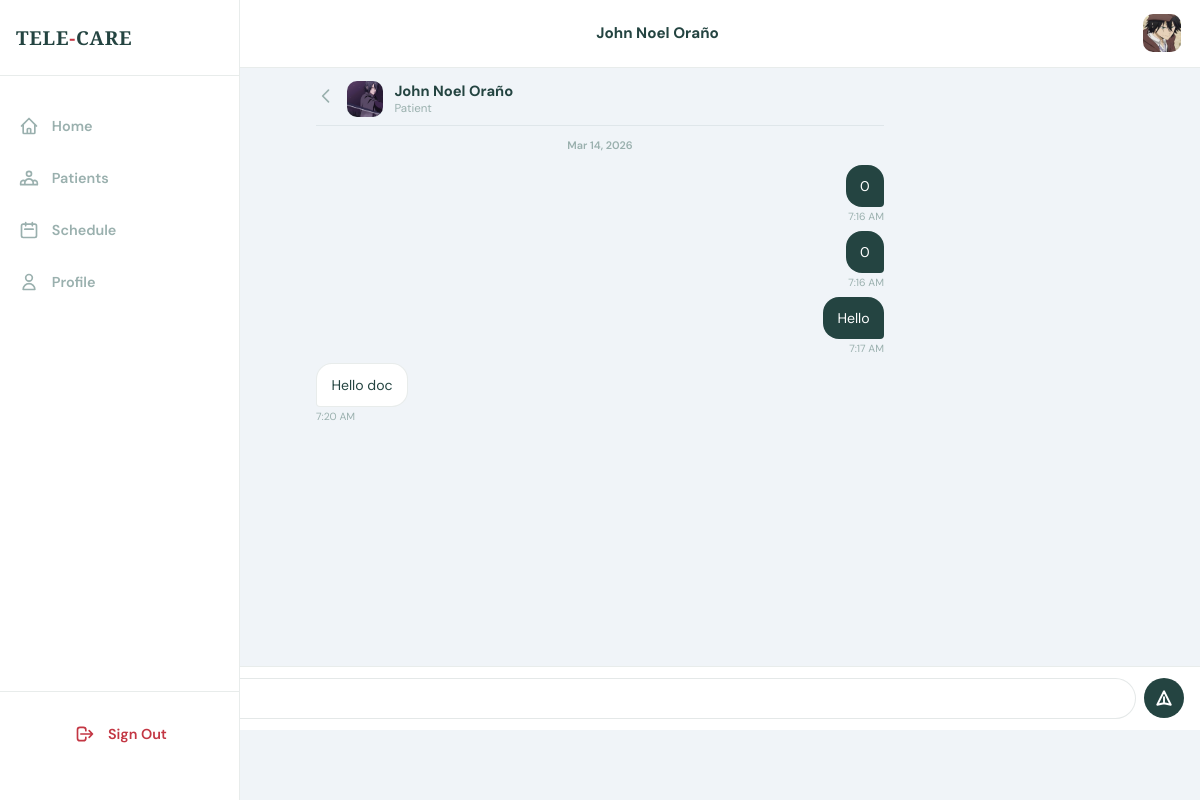
The page /doctor/chat.php?patient_id=1 (signed in) on the database its author committed.
### tables this page shows
CREATE TABLE `patients` (
  `id` int NOT NULL AUTO_INCREMENT,
  `full_name` varchar(150) NOT NULL,
  `date_of_birth` date NOT NULL,
  `gender` enum('Male','Female','Prefer not to say') NOT NULL,
  `email` varchar(150) NOT NULL,
  `phone_number` varchar(20) NOT NULL,
  `profile_photo` varchar(255) DEFAULT NULL,
  `emergency_name` varchar(150) DEFAULT NULL,
  `emergency_relationship` varchar(80) DEFAULT NULL,
  `emergency_number` varchar(20) DEFAULT NULL,
  `password` varchar(255) NOT NULL,
  `security_question` varchar(255) DEFAULT NULL,
  `security_answer` varchar(255) DEFAULT NULL,
  `home_address` varchar(255) DEFAULT NULL,
  `city` varchar(100) DEFAULT NULL,
  `country_region` varchar(100) DEFAULT NULL,
  `insurance_provider` varchar(150) DEFAULT NULL,
  `insurance_policy_no` varchar(100) DEFAULT NULL,
  `preferred_language` varchar(80) DEFAULT 'English',
  `created_at` timestamp NULL DEFAULT CURRENT_TIMESTAMP,
  `updated_at` timestamp NULL DEFAULT CURRENT_TIMESTAMP ON UPDATE CURRENT_TIMESTAMP,
  `is_verified` tinyint(1) NOT NULL DEFAULT '0',
  `verification_token` varchar(64) DEFAULT NULL,
  `token_expires_at` datetime DEFAULT NULL,
  `reset_token` varchar(64) DEFAULT NULL,
  `reset_expires` datetime DEFAULT NULL,
  PRIMARY KEY (`id`),
  UNIQUE KEY `email` (`email`)
);

CREATE TABLE `doctors` (
  `id` int NOT NULL AUTO_INCREMENT,
  `full_name` varchar(150) NOT NULL,
  `specialty` varchar(100) DEFAULT NULL,
  `subspecialty` varchar(100) DEFAULT NULL,
  `clinic_name` varchar(150) DEFAULT NULL,
  `email` varchar(150) NOT NULL,
  `password` varchar(255) DEFAULT NULL,
  `phone_number` varchar(20) DEFAULT NULL,
  `profile_photo` varchar(255) DEFAULT NULL,
  `bio` text,
  `consultation_fee` decimal(10,2) DEFAULT '0.00',
  `languages_spoken` varchar(255) DEFAULT NULL,
  `rating` decimal(2,1) DEFAULT '0.0',
  `access_level` enum('junior','senior','consultant') DEFAULT 'junior',
  `status` enum('pending','active','inactive') DEFAULT 'pending',
  `is_available` tinyint(1) DEFAULT '0',
  `license_number` varchar(100) DEFAULT NULL,
  `issuing_board` varchar(150) DEFAULT NULL,
  `license_file` varchar(255) DEFAULT NULL,
  `board_cert_file` varchar(255) DEFAULT NULL,
  `consent_signed` tinyint(1) DEFAULT '0',
  `is_verified` tinyint(1) DEFAULT '0',
  `verified_at` timestamp NULL DEFAULT NULL,
  `verified_by` int DEFAULT NULL,
  `invite_token` varchar(100) DEFAULT NULL,
  `invite_expires` datetime DEFAULT NULL,
  `setup_complete` tinyint(1) DEFAULT '0',
  `created_at` timestamp NULL DEFAULT CURRENT_TIMESTAMP,
  `updated_at` timestamp NULL DEFAULT CURRENT_TIMESTAMP ON UPDATE CURRENT_TIMESTAMP,
  PRIMARY KEY (`id`),
  UNIQUE KEY `email` (`email`),
  KEY `verified_by` (`verified_by`),
  CONSTRAINT `doctors_ibfk_1` FOREIGN KEY (`verified_by`) REFERENCES `admins` (`id`) ON DELETE SET NULL
);

CREATE TABLE `messages` (
  `id` int NOT NULL AUTO_INCREMENT,
  `sender_type` enum('patient','doctor') NOT NULL,
  `sender_id` int NOT NULL,
  `receiver_type` enum('patient','doctor') NOT NULL,
  `receiver_id` int NOT NULL,
  `message` text NOT NULL,
  `is_read` tinyint(1) DEFAULT '0',
  `sent_at` timestamp NULL DEFAULT CURRENT_TIMESTAMP,
  PRIMARY KEY (`id`)
);

### doctor/includes/auth.php (called while the page is built, shortened)
<?php
require_once '../database/config.php';
$doctor_id = $_SESSION['doctor_id'];
$stmt = $conn->prepare("SELECT * FROM doctors WHERE id = ? AND status = 'active' LIMIT 1");
$stmt->bind_param("i", $doctor_id);
$stmt->execute();
$result = $stmt->get_result();
$doc = $result->fetch_assoc();

### doctor/chat.php (the view, shortened to what this page needs)
<?php
require_once 'includes/auth.php';
$selected_patient_id = (int)($_GET['patient_id'] ?? 0);
$messages      = [];
$selected_pat  = null;
if ($selected_patient_id) {
    $sp = $conn->prepare("SELECT * FROM patients WHERE id=? LIMIT 1");
    $sp->bind_param("i", $selected_patient_id);
    $sp->execute();
    $selected_pat = $sp->get_result()->fetch_assoc();
    $conn->query("UPDATE messages SET is_read=1 WHERE sender_id=$selected_patient_id AND sender_type='patient' AND receiver_id=$doctor_id AND receiver_type='doctor'");
    $cm = $conn->prepare("
        SELECT * FROM messages
        WHERE (sender_id=? AND sender_type='doctor' AND receiver_id=? AND receiver_type='patient')
           OR (sender_id=? AND sender_type='patient' AND receiver_id=? AND receiver_type='doctor')
        ORDER BY sent_at ASC
    ");
    $cm->bind_param("iiii", $doctor_id, $selected_patient_id, $selected_patient_id, $doctor_id);
    $cm->execute();
    $messages = $cm->get_result()->fetch_all(MYSQLI_ASSOC);
}
$page_title_short = $selected_pat ? htmlspecialchars($selected_pat['full_name']) : 'Messages';
require_once 'includes/header.php';
?>
<?php if ($selected_pat): ?>
<div style="padding:0 1rem 140px;max-width:600px;margin:0 auto;" id="chatMessages">
  <div style="padding:0.8rem 0 0.5rem;display:flex;align-items:center;gap:0.7rem;border-bottom:1px solid rgba(36,68,65,0.08);margin-bottom:0.8rem;">
    <a href="chat.php" style="color:var(--muted);text-decoration:none;">
      <svg width="20" height="20" fill="none" viewBox="0 0 24 24" stroke="currentColor" stroke-width="2"><path stroke-linecap="round" stroke-linejoin="round" d="M15 19l-7-7 7-7"/></svg>
    </a>
    <div class="pat-avatar" style="width:36px;height:36px;font-size:0.8rem;">
      <?php if (!empty($selected_pat['profile_photo'])): ?>
        <img src="../../<?= htmlspecialchars($selected_pat['profile_photo']) ?>"/>
      <?php else: echo strtoupper(substr($selected_pat['full_name'],0,2)); endif; ?>
    </div>
    <div>
      <div style="font-weight:700;font-size:0.92rem;"><?= htmlspecialchars($selected_pat['full_name']) ?></div>
      <div style="font-size:0.72rem;color:var(--muted);">Patient</div>
    </div>
  </div>
  <?php if (empty($messages)): ?>
  <div class="empty-state" style="margin-top:3rem;">Start the conversation with <?= htmlspecialchars(explode(' ',$selected_pat['full_name'])[0]) ?>.</div>
  <?php else: ?>
  <?php
  $shown_day = '';
  foreach ($messages as $m):
    $day = date('M j, Y', strtotime($m['sent_at']));
    if ($day !== $shown_day): $shown_day = $day;
  ?>
  <div style="text-align:center;margin:0.8rem 0;font-size:0.68rem;color:var(--muted);font-weight:600;"><?= $day === date('M j, Y') ? 'Today' : $day ?></div>
  <?php endif;
    $is_mine = ($m['sender_type'] === 'doctor');
  ?>
  <div style="display:flex;flex-direction:column;align-items:<?= $is_mine?'flex-end':'flex-start' ?>;margin-bottom:0.5rem;">
    <div class="msg-bubble <?= $is_mine?'msg-out':'msg-in' ?>"><?= nl2br(htmlspecialchars($m['message'])) ?></div>
    <div class="msg-time" style="<?= $is_mine?'text-align:right':'' ?>"><?= date('g:i A', strtotime($m['sent_at'])) ?></div>
  </div>
  <?php endforeach; ?>
  <?php endif; ?>
</div>
<form method="POST" class="chat-input-bar">
  <input type="text" name="message" class="chat-input" placeholder="Type a message..." autocomplete="off" required/>
  <button type="submit" class="chat-send">
    <svg width="18" height="18" fill="none" viewBox="0 0 24 24" stroke="currentColor" stroke-width="2.5"><path stroke-linecap="round" stroke-linejoin="round" d="M12 19l9 2-9-18-9 18 9-2zm0 0v-8"/></svg>
  </button>
</form>
<?php endif; ?>
<?php require_once 'includes/nav.php'; ?>
</body>
</html>

### doctor/includes/header.php (shortened to what this page needs)
<!DOCTYPE html>
<html lang="en">
<head>
</head>
<body>
<div class="top-header">
  <div class="header-left">
    <button class="hamburger-btn" id="sidebarToggle" title="Toggle sidebar">
    </button>
    <div class="header-brand">TELE<span>-</span>CARE</div>
  </div>
  <div class="header-center"><?= $page_title_short ?? '' ?></div>
  <a href="profile.php" class="header-avatar">
    <?php if (!empty($doc['profile_photo'])): ?>
      <img src="../../<?= htmlspecialchars($doc['profile_photo']) ?>" alt="photo"/>
    <?php else: ?>
      <?= strtoupper(substr($doc['full_name'], 0, 2)) ?>
    <?php endif; ?>
  </a>
</div>

### doctor/includes/header.php (style rules this page uses)
:root { --green:#244441; --green-dark:#1a3330; --red:#C33643; --blue:#3F82E3; --blue-dark:#2563C4; --bg:#F0F4F8; --white:#FFFFFF; --muted:#9ab0ae; --border:rgba(36,68,65,0.1); }
* { box-sizing:border-box; margin:0; padding:0; }
body { font-family:'DM Sans',sans-serif; background:var(--bg); color:var(--green); min-height:100vh; }
.top-header { background:var(--white); padding:0.9rem 1.2rem; display:flex; align-items:center; justify-content:space-between; border-bottom:1px solid var(--border); position:sticky; top:0; z-index:99; }
.header-left { display:flex; align-items:center; gap:1rem; }
.hamburger-btn { display:flex; align-items:center; justify-content:center; background:none; border:none; cursor:pointer; color:var(--green); font-size:1.3rem; padding:0.4rem; transition:transform 0.2s; }
@media (min-width: 768px) { .hamburger-btn { display:flex; } }
.header-brand { font-family:'Playfair Display',serif; font-size:1.1rem; font-weight:900; color:var(--green); }
.header-brand span { color:var(--red); }
.header-avatar { width:38px; height:38px; border-radius:10px; background:linear-gradient(135deg,var(--green),var(--green-dark)); color:#fff; display:flex; align-items:center; justify-content:center; font-weight:700; font-size:0.88rem; overflow:hidden; text-decoration:none; }
.header-avatar img { width:100%; height:100%; object-fit:cover; }
.header-center { font-size:0.95rem; font-weight:700; }
.pat-avatar { width:40px; height:40px; border-radius:10px; background:linear-gradient(135deg,#e8f4f3,#c8e6e3); color:var(--green); display:flex; align-items:center; justify-content:center; font-weight:700; font-size:0.85rem; flex-shrink:0; overflow:hidden; }
.pat-avatar img { width:100%; height:100%; object-fit:cover; }

### doctor/chat.php (style rules this page uses)
.msg-bubble { max-width:75%;padding:0.65rem 0.9rem;border-radius:16px;font-size:0.88rem;line-height:1.5;word-break:break-word; }
.msg-out { background:var(--green);color:#fff;border-bottom-right-radius:4px;margin-left:auto; }
.msg-in { background:#fff;color:var(--green);border:1px solid rgba(36,68,65,0.1);border-bottom-left-radius:4px; }
.msg-time { font-size:0.65rem;color:var(--muted);margin-top:0.2rem; }
.chat-input-bar { position:fixed;bottom:70px;left:0;right:0;background:#fff;border-top:1px solid rgba(36,68,65,0.1);padding:0.7rem 1rem;display:flex;gap:0.5rem;z-index:50; }
.chat-input { flex:1;padding:0.65rem 1rem;border:1.5px solid rgba(36,68,65,0.12);border-radius:50px;font-family:'DM Sans',sans-serif;font-size:0.88rem;color:var(--green);outline:none; }
.chat-send { background:var(--green);color:#fff;border:none;border-radius:50%;width:40px;height:40px;cursor:pointer;display:flex;align-items:center;justify-content:center;flex-shrink:0; }

### doctor/includes/nav.php (style rules this page uses)
:root { --sidebar-width: 240px; }

### rows shown on the page
patients: full_name "John Noel Oraño", profile_photo (picture)
doctors: profile_photo (picture)
messages: sent_at "Mar 14, 2026", message "0", sent_at "7:16 AM"
messages: message "0", sent_at "7:16 AM"
messages: message "Hello", sent_at "7:17 AM"
messages: message "Hello doc", sent_at "7:20 AM"
